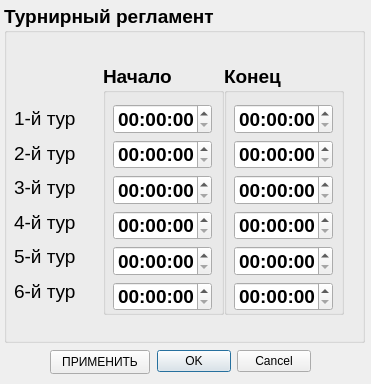
<?xml version="1.0" encoding="UTF-8"?>
<ui version="4.0">
 <class>reglament</class>
 <widget class="QDialog" name="reglament">
  <property name="geometry">
   <rect>
    <x>0</x>
    <y>0</y>
    <width>371</width>
    <height>384</height>
   </rect>
  </property>
  <property name="windowTitle">
   <string>Reglament</string>
  </property>
  <property name="sizeGripEnabled">
   <bool>false</bool>
  </property>
  <property name="modal">
   <bool>false</bool>
  </property>
  <widget class="QGroupBox" name="groupBox_3">
   <property name="geometry">
    <rect>
     <x>4</x>
     <y>4</y>
     <width>361</width>
     <height>339</height>
    </rect>
   </property>
   <property name="font">
    <font>
     <pointsize>14</pointsize>
     <weight>75</weight>
     <bold>true</bold>
    </font>
   </property>
   <property name="title">
    <string>Турнирный регламент</string>
   </property>
   <widget class="QGroupBox" name="groupBox_2">
    <property name="geometry">
     <rect>
      <x>99</x>
      <y>60</y>
      <width>121</width>
      <height>251</height>
     </rect>
    </property>
    <property name="title">
     <string>Начало</string>
    </property>
    <widget class="QWidget" name="layoutWidget">
     <property name="geometry">
      <rect>
       <x>10</x>
       <y>40</y>
       <width>99</width>
       <height>207</height>
      </rect>
     </property>
     <layout class="QVBoxLayout" name="verticalLayout_3">
      <item>
       <widget class="QTimeEdit" name="tur1begin">
        <property name="styleSheet">
         <string notr="true">color: rgb(0, 0, 0);
font: 75 12pt &quot;Ubuntu&quot;;</string>
        </property>
       </widget>
      </item>
      <item>
       <widget class="QTimeEdit" name="tur2begin">
        <property name="styleSheet">
         <string notr="true">color: rgb(0, 0, 0);
font: 75 12pt &quot;Ubuntu&quot;;</string>
        </property>
       </widget>
      </item>
      <item>
       <widget class="QTimeEdit" name="tur3begin">
        <property name="styleSheet">
         <string notr="true">color: rgb(0, 0, 0);
font: 75 12pt &quot;Ubuntu&quot;;</string>
        </property>
       </widget>
      </item>
      <item>
       <widget class="QTimeEdit" name="tur4begin">
        <property name="styleSheet">
         <string notr="true">color: rgb(0, 0, 0);
font: 75 12pt &quot;Ubuntu&quot;;</string>
        </property>
       </widget>
      </item>
      <item>
       <widget class="QTimeEdit" name="tur5begin">
        <property name="styleSheet">
         <string notr="true">color: rgb(0, 0, 0);
font: 75 12pt &quot;Ubuntu&quot;;</string>
        </property>
       </widget>
      </item>
      <item>
       <widget class="QTimeEdit" name="tur6begin">
        <property name="styleSheet">
         <string notr="true">color: rgb(0, 0, 0);
font: 75 12pt &quot;Ubuntu&quot;;</string>
        </property>
       </widget>
      </item>
     </layout>
    </widget>
   </widget>
   <widget class="QGroupBox" name="groupBox">
    <property name="geometry">
     <rect>
      <x>220</x>
      <y>60</y>
      <width>120</width>
      <height>251</height>
     </rect>
    </property>
    <property name="title">
     <string>Конец</string>
    </property>
    <widget class="QWidget" name="layoutWidget1">
     <property name="geometry">
      <rect>
       <x>10</x>
       <y>40</y>
       <width>99</width>
       <height>207</height>
      </rect>
     </property>
     <layout class="QVBoxLayout" name="verticalLayout_2">
      <item>
       <widget class="QTimeEdit" name="tur1end">
        <property name="styleSheet">
         <string notr="true">color: rgb(0, 0, 0);
font: 75 12pt &quot;Ubuntu&quot;;</string>
        </property>
       </widget>
      </item>
      <item>
       <widget class="QTimeEdit" name="tur2end">
        <property name="styleSheet">
         <string notr="true">color: rgb(0, 0, 0);
font: 75 12pt &quot;Ubuntu&quot;;</string>
        </property>
       </widget>
      </item>
      <item>
       <widget class="QTimeEdit" name="tur3end">
        <property name="styleSheet">
         <string notr="true">color: rgb(0, 0, 0);
font: 75 12pt &quot;Ubuntu&quot;;</string>
        </property>
       </widget>
      </item>
      <item>
       <widget class="QTimeEdit" name="tur4end">
        <property name="styleSheet">
         <string notr="true">color: rgb(0, 0, 0);
font: 75 12pt &quot;Ubuntu&quot;;</string>
        </property>
       </widget>
      </item>
      <item>
       <widget class="QTimeEdit" name="tur5end">
        <property name="styleSheet">
         <string notr="true">color: rgb(0, 0, 0);
font: 75 12pt &quot;Ubuntu&quot;;</string>
        </property>
       </widget>
      </item>
      <item>
       <widget class="QTimeEdit" name="tur6end">
        <property name="styleSheet">
         <string notr="true">color: rgb(0, 0, 0);
font: 75 12pt &quot;Ubuntu&quot;;</string>
        </property>
       </widget>
      </item>
     </layout>
    </widget>
   </widget>
   <widget class="QWidget" name="layoutWidget2">
    <property name="geometry">
     <rect>
      <x>10</x>
      <y>100</y>
      <width>81</width>
      <height>201</height>
     </rect>
    </property>
    <layout class="QVBoxLayout" name="verticalLayout">
     <item>
      <widget class="QLabel" name="label">
       <property name="font">
        <font>
         <family>Ubuntu</family>
         <pointsize>14</pointsize>
         <weight>9</weight>
         <italic>false</italic>
         <bold>false</bold>
        </font>
       </property>
       <property name="styleSheet">
        <string notr="true">font: 75 14pt &quot;Ubuntu&quot;;</string>
       </property>
       <property name="text">
        <string>1-й тур</string>
       </property>
      </widget>
     </item>
     <item>
      <widget class="QLabel" name="label_2">
       <property name="font">
        <font>
         <family>Ubuntu</family>
         <pointsize>14</pointsize>
         <weight>9</weight>
         <italic>false</italic>
         <bold>false</bold>
        </font>
       </property>
       <property name="styleSheet">
        <string notr="true">font: 75 14pt &quot;Ubuntu&quot;;</string>
       </property>
       <property name="text">
        <string>2-й тур</string>
       </property>
      </widget>
     </item>
     <item>
      <widget class="QLabel" name="label_3">
       <property name="font">
        <font>
         <family>Ubuntu</family>
         <pointsize>14</pointsize>
         <weight>9</weight>
         <italic>false</italic>
         <bold>false</bold>
        </font>
       </property>
       <property name="styleSheet">
        <string notr="true">font: 75 14pt &quot;Ubuntu&quot;;</string>
       </property>
       <property name="text">
        <string>3-й тур</string>
       </property>
      </widget>
     </item>
     <item>
      <widget class="QLabel" name="label_4">
       <property name="font">
        <font>
         <family>Ubuntu</family>
         <pointsize>14</pointsize>
         <weight>9</weight>
         <italic>false</italic>
         <bold>false</bold>
        </font>
       </property>
       <property name="styleSheet">
        <string notr="true">font: 75 14pt &quot;Ubuntu&quot;;</string>
       </property>
       <property name="text">
        <string>4-й тур</string>
       </property>
      </widget>
     </item>
     <item>
      <widget class="QLabel" name="label_5">
       <property name="font">
        <font>
         <family>Ubuntu</family>
         <pointsize>14</pointsize>
         <weight>9</weight>
         <italic>false</italic>
         <bold>false</bold>
        </font>
       </property>
       <property name="styleSheet">
        <string notr="true">font: 75 14pt &quot;Ubuntu&quot;;</string>
       </property>
       <property name="text">
        <string>5-й тур</string>
       </property>
      </widget>
     </item>
     <item>
      <widget class="QLabel" name="label_6">
       <property name="font">
        <font>
         <family>Ubuntu</family>
         <pointsize>14</pointsize>
         <weight>9</weight>
         <italic>false</italic>
         <bold>false</bold>
        </font>
       </property>
       <property name="styleSheet">
        <string notr="true">font: 75 14pt &quot;Ubuntu&quot;;</string>
       </property>
       <property name="text">
        <string>6-й тур</string>
       </property>
      </widget>
     </item>
    </layout>
   </widget>
  </widget>
  <widget class="QDialogButtonBox" name="buttonBox">
   <property name="geometry">
    <rect>
     <x>157</x>
     <y>346</y>
     <width>154</width>
     <height>31</height>
    </rect>
   </property>
   <property name="orientation">
    <enum>Qt::Horizontal</enum>
   </property>
   <property name="standardButtons">
    <set>QDialogButtonBox::Cancel|QDialogButtonBox::Ok</set>
   </property>
  </widget>
  <widget class="QPushButton" name="pushButton">
   <property name="geometry">
    <rect>
     <x>50</x>
     <y>350</y>
     <width>100</width>
     <height>24</height>
    </rect>
   </property>
   <property name="text">
    <string>ПРИМЕНИТЬ</string>
   </property>
  </widget>
 </widget>
 <resources/>
 <connections>
  <connection>
   <sender>buttonBox</sender>
   <signal>accepted()</signal>
   <receiver>reglament</receiver>
   <slot>accept()</slot>
   <hints>
    <hint type="sourcelabel">
     <x>252</x>
     <y>340</y>
    </hint>
    <hint type="destinationlabel">
     <x>157</x>
     <y>274</y>
    </hint>
   </hints>
  </connection>
  <connection>
   <sender>buttonBox</sender>
   <signal>rejected()</signal>
   <receiver>reglament</receiver>
   <slot>reject()</slot>
   <hints>
    <hint type="sourcelabel">
     <x>320</x>
     <y>340</y>
    </hint>
    <hint type="destinationlabel">
     <x>286</x>
     <y>274</y>
    </hint>
   </hints>
  </connection>
 </connections>
</ui>
